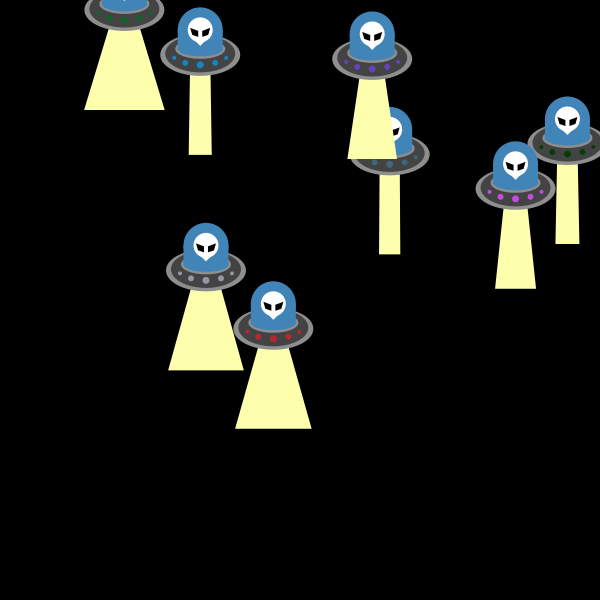
Frame 1 (no input)
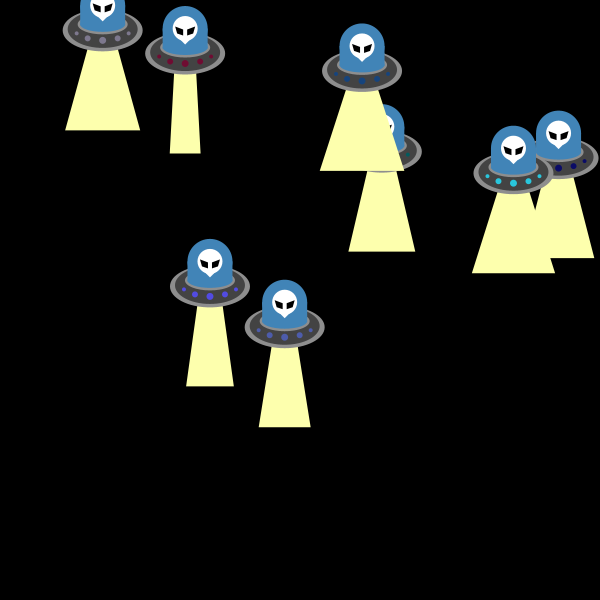
Frame 60 (the mouse pressed at the canvas centre just before this capture)
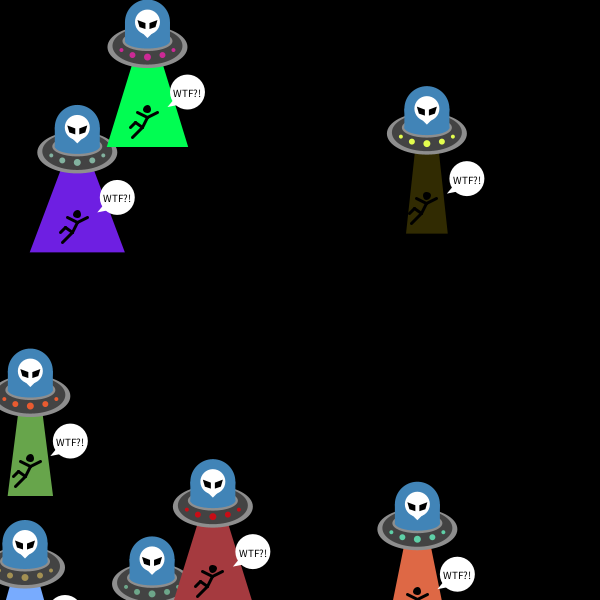
Frame 120 (the mouse held since frame 60 and released just before this capture)

The Processing sketch that drew these frames (run headless with seeded random() and noise(); from frame 60 on, the mouse is pressed at the canvas centre):

// Processing sketch: processing_146886
// ── processing_146886.pde


int UFO = 8;
int i;
 
//Matriu de posicions:
float[] mida = new float[UFO];
float[] x = new float[UFO];
float[] y = new float[UFO];
color[] llums = new color[UFO];


void setup(){
 size(600,600);
 //Posicions inicials
 for(int i=0; i<UFO; i++){ 
    x[i] = int(random(width)); 
    y[i] =int(random(height)); 
  }
}

 
void draw(){
 background(0);
 for(int i=0; i<UFO; i++){
    x[i] += random(-3,3);
    y[i] += random(-3,3);
    mida[i]=random (10,50); //La mida del feix de llum que projectat varia.
    llums[i]=color (random (255), random (255), random (255)); //Les llums de l'UFO canvien amb la posició d'aquest.
    
 //Quan arriben a un límit surten per l'oposat:
 if(x[i]<0){
      x[i] = width;
    }
 if(x[i]>width){
      x[i]=0;
    }
 if(y[i]<0){
      y[i] =height ;
    }
 if(y[i]>height){
      y[i] = 0;
    }
     
//Dibuixos:
 noStroke ();
 fill(253,255,173);
  if (mousePressed) {
  fill(random(255), random(255), random(255));
  noStroke();
}
//Raig:
    quad(x[i]-10, y[i],x[i]+10, y[i], x[i]+mida[i],y[i]+100, x[i]-mida[i], y[i]+100);
//UFO:
    fill(142,142,142);
    ellipse(x[i],y[i],80,42);
    fill(67,67,67);
    ellipse(x[i],y[i]-1.2,70,37.5);
    fill(142,142,142);
    ellipse(x[i],y[i]-6,50,20);
    fill(65,132,183);
    ellipse(x[i],y[i]-6,45,15);
    rect (x[i]-22.5, y[i]-25, 45,20);
    ellipse(x[i],y[i]-25,45,45);
    fill(llums[i]);
    ellipse(x[i],y[i]+10,7,7);
    ellipse(x[i]-15,y[i]+8,6,6);
    ellipse(x[i]+15,y[i]+8,6,6);
    ellipse(x[i]-26,y[i]+3,4,4);
    ellipse(x[i]+26,y[i]+3,4,4);
//Alien:
    fill(255);
    ellipse(x[i],y[i]-25,25,25);
    triangle(x[i]-11,y[i]-20,x[i]+11,y[i]-20,x[i],y[i]-9);
    fill(0);
    quad(x[i]-10, y[i]-27,x[i]-2, y[i]-24, x[i]-2,y[i]-18, x[i]-8, y[i]-20);
    quad(x[i]+10, y[i]-27,x[i]+2, y[i]-24, x[i]+2,y[i]-18, x[i]+8, y[i]-20);
    
//Quan mantenim apretat el mouse apareix una persona que está essent abduïda:    
if (mousePressed){
//Persona:
  stroke(0);
  strokeWeight (3);
  line(x[i]-12,y[i]+75,x[i]-17,y[i]+80);
  line(x[i]-12,y[i]+75,x[i]-5,y[i]+80);
  line(x[i]-15,y[i]+90,x[i]-5,y[i]+80);
  line(x[i]-5,y[i]+80,x[i],y[i]+70);
  ellipse(x[i],y[i]+62,5,5);
  line(x[i]-10,y[i]+65,x[i],y[i]+70); 
  line(x[i]+10,y[i]+65,x[i],y[i]+70); 
  fill(255);
  noStroke();
  ellipse(x[i]+40,y[i]+45,35,35);
  triangle(x[i]+20,y[i]+60,x[i]+45,y[i]+55,x[i]+45,y[i]+30);
  textSize (11);
  fill(0);
  text("WTF?!",x[i]+26,y[i]+50);
  }
 }
}
 
 
void mousePressed(){
//Quan apretem el mouse, les posicions canvien :
  for(int i = 0; i<UFO; i++){
     x[i] = random(width);
     y[i] = random(height);
   } 
}
